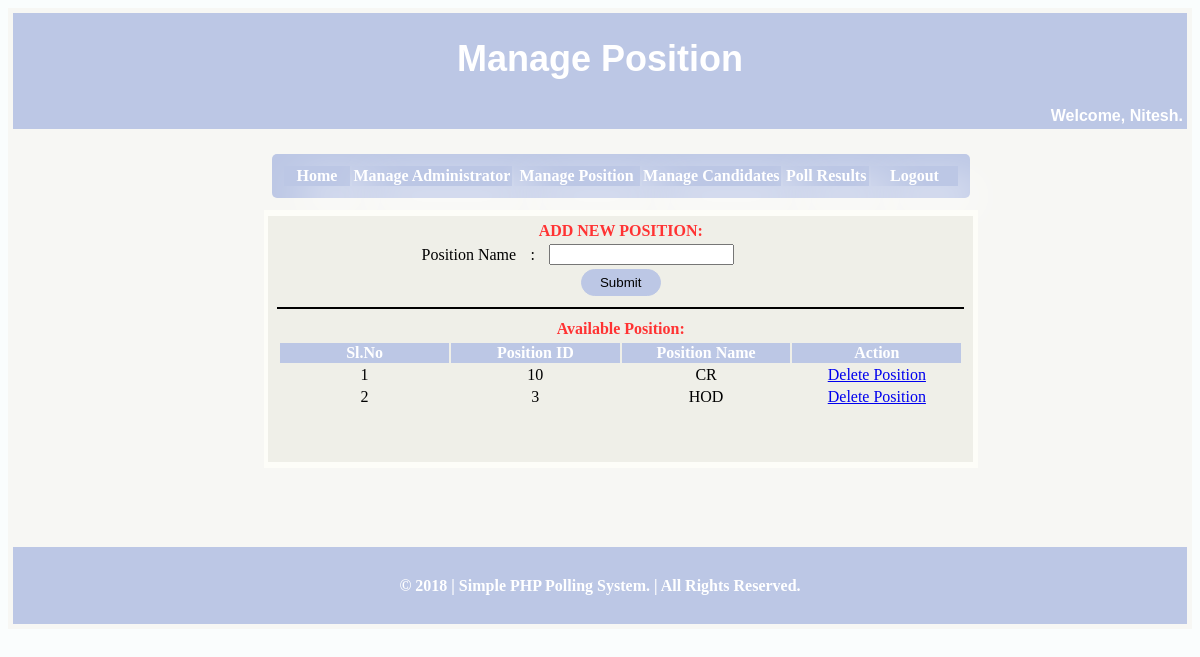
Page /manage_position.php (signed in) on the committed database.
### tables this page shows
CREATE TABLE IF NOT EXISTS `tb_position` (
  `position_id` int(11) NOT NULL AUTO_INCREMENT,
  `position_name` varchar(255) NOT NULL,
  PRIMARY KEY (`position_id`)
);

### manage_position.php (the view, shortened to what this page needs)
<?php
$user='id15273222_niladri_voting';
$pass='Nilmoni@1994';
$db='id15273222_polling';
$db= new mysqli('localhost', $user, $pass, $db) or die("DANG!!...unable to connect!");
$fname1=$_SESSION['first_name'];
?>
<!DOCTYPE html PUBLIC "-//W3C//DTD XHTML 1.0 Transitional//EN" "http://www.w3.org/TR/xhtml1/DTD/xhtml1-transitional.dtd">
<html xmlns="http://www.w3.org/1999/xhtml">
<head>
</head>
<body bgcolor="#FAFDFD">
<form id="form1" name="form1" method="post" action="">
  <table width="100%" border="0" bgcolor="#F7F7F4">
    <tr>
      <td><table width="100%" height="584" border="0">
    <tr>
      <td height="75" colspan="3" align="center" bgcolor="#BCC7E5"><h1 class="style7"><span class="style1"><span class="style8"><font color="#FFFFFF">Manage Position </font></span></h1>
        <table width="25%" border="0" align="right">
          <tr>
            <td align="right" class="style6"><b>Welcome, <?php echo $fname1;?>.</b></td>
          </tr>
        </table></td>
    </tr>
    <tr>
      <td width="21%" height="412">&nbsp;</td>
      <td width="57%" align="center"><table width="108%" height="388" border="0">
        <tr>
          <td height="63" align="center"><table width="98%" border="0" class="box">
            <tr>
              <td width="10%" align="center" class="cell"><a href="admin_home.php"><strong>Home</strong></a></td>
              <td width="24%" align="center" class="cell"><a href="manage_admin.php"><strong>Manage Administrator</strong></a></td>
              <td width="19%" align="center" class="cell"><a href="manage_position.php"><strong>Manage Position</strong></a></td>
              <td width="21%" align="center" class="cell"><a href="manage_candidate.php"><strong>Manage Candidates</strong></a></td>
              <td width="13%" align="center" class="cell"><a href="admin_poll_result.php"><strong>Poll Results</strong></a></td>
              <td width="13%" align="center" class="cell"><a href="logout.php"><strong>Logout</strong></a> </td>
            </tr>
          </table></td>
        </tr>
        <tr>
          <td height="256" align="center" bordercolor="#00CCFF" bgcolor="#FDFDF8"><table width="99%" height="245" border="0" bgcolor="#EFEFE8">
            <tr>
              <td align="center" valign="top"><table width="98%" border="0">
                <tr>
                  <td colspan="3" align="center"><strong><font color="#FF3333">ADD NEW POSITION:</font></strong> </td>
                  </tr>
                <tr>
                  <td width="35%" align="right">Position Name </td>
                  <td width="4%" align="center">:</td>
                  <td width="61%" align="left"><input name="position" type="text" id="position" required/></td>
                </tr>
                <tr>
                  <td colspan="3" align="center"><input type="submit" name="Submit" value="Submit" class="box2" /></td>
                  </tr>
              </table>
			  <hr color="#000000" width="98%" />
			  <table width="98%" border="0">
			  <tr>
                    <td colspan="3" align="center"><strong><font color="#FF3333">Available Position:</font></strong> </td>
                    </tr>
			  </table>
						  <?php
				$fsql = "select * from tb_position";
				$frec = mysqli_query($db,$fsql);
				$fnum = mysqli_num_rows($frec);
				if($fnum > 0)
				{
				?>
                <table width="98%" border="0">
                  <tr>
				    <td width="25%" align="center" bgcolor="#BCC7E5"><font color="#FFFFFF"><strong>Sl.No</strong></font> </td>
                    <td width="25%" align="center" bgcolor="#BCC7E5"><font color="#FFFFFF"><strong>Position ID</strong></font> </td>
                    <td width="25%" align="center" bgcolor="#BCC7E5"><font color="#FFFFFF"><strong>Position Name </strong></font></td>
                    <td width="25%" align="center" bgcolor="#BCC7E5"><font color="#FFFFFF"><strong>Action</strong></font></td>
                  </tr>
				  <?php
				  $i = 1;
				  while($fres = mysqli_fetch_assoc($frec))
				  {
				  ?>
                  <tr>
				  <td align="center"><?php echo $i;?></td>
                  <td align="center"><?php echo $fres['position_id'];?></td>
                  <td align="center"><?php echo $fres['position_name'];?></td>
                  <td align="center"><a href="#" onclick="conf('manage_position.php?D=<?php echo $fres['position_id'];?>')">Delete Position</a></td>
                  </tr>
				  <?php
				  $i++;
				  }
				  ?>
                </table>
				<?php
				  }
				?>
                <p>&nbsp;</p></td>
            </tr>
          </table></td>
        </tr>
        <tr>
          <td height="61" align="center">&nbsp;</td>
        </tr>
      </table></td>
      <td width="22%"></td>
    </tr>
    <tr>
      <td height="75" colspan="3" align="center" bgcolor="#BCC7E5"><font color="#FFFFFF"><strong>&copy;&nbsp;2018 | Simple PHP Polling System. | All Rights Reserved.</strong></font> </td>
    </tr>
  </table>
</td>
    </tr>
  </table>
</form>
</body>
</html>

### manage_position.php (style rules this page uses)
.box { width: 98%; padding: 10px; border-radius:5px; background:#BCC7E5; text-decoration:none; }
.box a:link { color:#FFFFFF; text-decoration:none; }
.cell { box-shadow: 20px 20px 20px; color:#FFFFFF; box-shadow: 20px 20px 45px; }
.style6 { font-family: Arial; color:#FFFFFF; }
.style7 { font-size: 36px }
.style8 { font-family: Arial }

### rows in the picture
tb_position: position_id "10", position_name "CR"
tb_position: position_id "3", position_name "HOD"

### other values in the picture
$fname1 "Nitesh"
